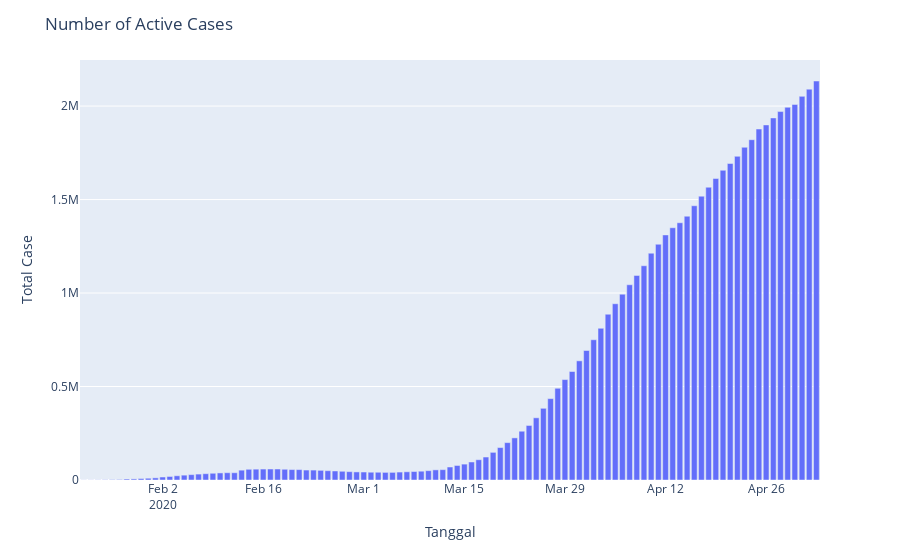

Here is the notebook cell this chart was saved with:
### Code cell
# Active Cases = Number of Confirmed Cases - Number of Recovered Cases - Number of Death Cases
fig=px.bar(x=datewise.index,y=datewise["Confirmed"]-datewise["Recovered"]-datewise["Deaths"])
fig.update_layout(title="Number of Active Cases",
                  xaxis_title="Tanggal",yaxis_title="Total Case",)
fig.show()
